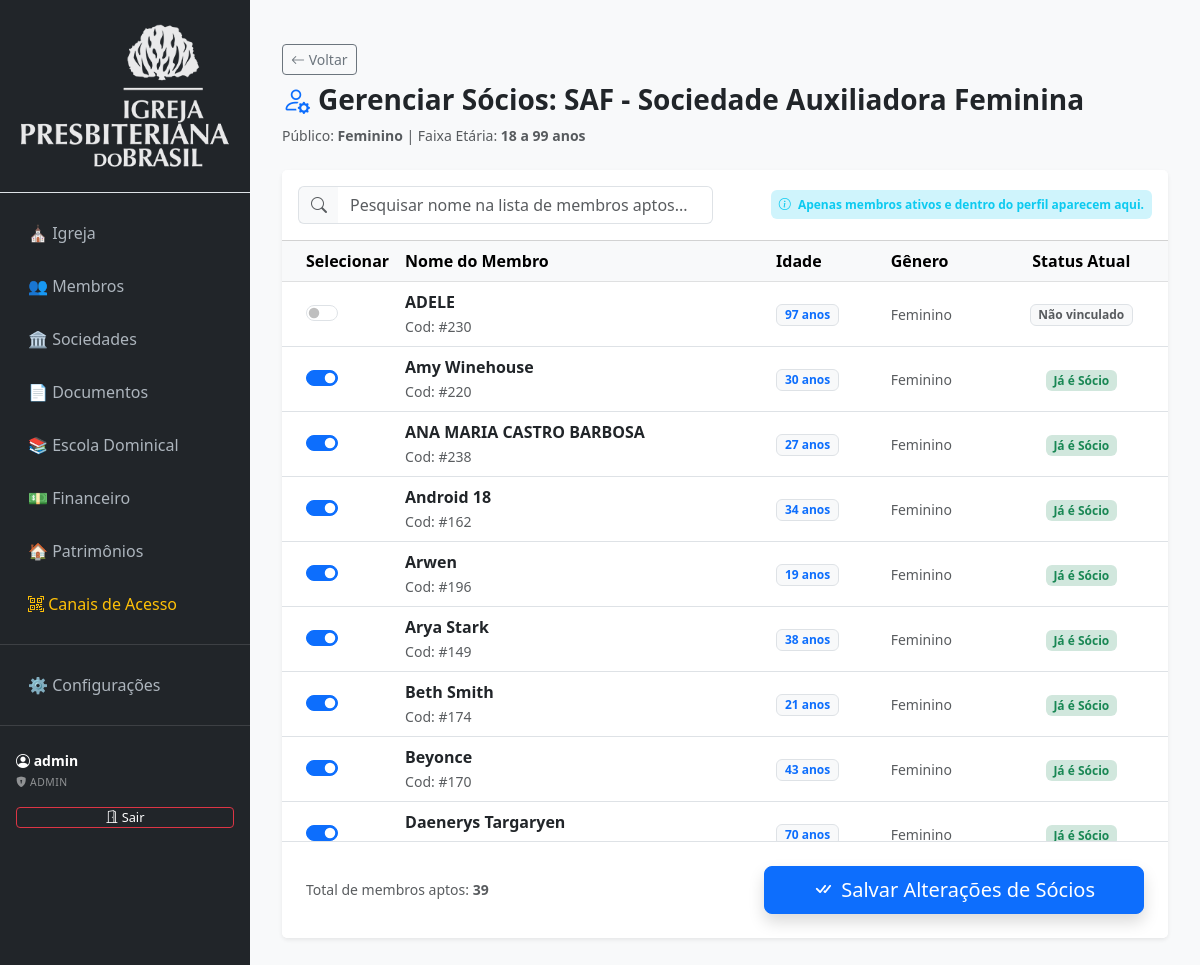
/sociedades/gerenciar/4 (signed in), run on the app's committed database.
### tables this page shows
CREATE TABLE `sociedades` (
  `sociedade_id` int(11) NOT NULL,
  `sociedade_igreja_id` int(11) DEFAULT NULL,
  `sociedade_nome` varchar(100) DEFAULT NULL,
  `sociedade_genero` varchar(20) DEFAULT 'Ambos',
  `sociedade_idade_min` int(11) DEFAULT 0,
  `sociedade_idade_max` int(11) DEFAULT 99,
  `sociedade_tipo` varchar(50) DEFAULT NULL,
  `sociedade_status` varchar(20) DEFAULT NULL,
  `sociedade_lider` int(11) DEFAULT NULL,
  `sociedade_senha` varchar(255) DEFAULT NULL,
  `sociedade_logo` varchar(255) DEFAULT NULL,
  `sociedade_banner_background` varchar(255) DEFAULT NULL,
  `sociedade_layout_config` longtext DEFAULT NULL
);

CREATE TABLE `membros` (
  `membro_id` int(11) NOT NULL,
  `membro_igreja_id` int(11) DEFAULT NULL,
  `membro_registro_interno` varchar(20) DEFAULT NULL,
  `membro_nome` varchar(150) DEFAULT NULL,
  `membro_data_nascimento` date DEFAULT NULL,
  `membro_genero` varchar(20) DEFAULT NULL,
  `membro_estado_civil` varchar(50) DEFAULT NULL,
  `membro_email` varchar(150) DEFAULT NULL,
  `membro_senha` varchar(255) DEFAULT NULL,
  `membro_telefone` varchar(20) DEFAULT NULL,
  `membro_data_batismo` date DEFAULT NULL,
  `membro_status` varchar(20) DEFAULT NULL,
  `membro_data_criacao` datetime DEFAULT NULL
);

### app/Controllers/SociedadesController.php (called while the page is built, shortened)
<?php
class SociedadesController extends Controller
{
    private $model;
    public function __construct()
    {
        $this->model = new Sociedade();
    }
	public function gerenciar($id = null)
	{
		$idIgreja = $_SESSION['usuario_igreja_id'];
		$sociedade = $this->model->getById($id, $idIgreja);
		$membrosAptos = $this->model->getMembrosAptos(
			$idIgreja,
			$sociedade['sociedade_genero'],
			$sociedade['sociedade_idade_min'],
			$sociedade['sociedade_idade_max'],
			$id
		);
        $this->view('sociedades/gerenciar', [
            'sociedade' => $sociedade,
            'membrosAptos' => $membrosAptos
        ]);
	}
}

### app/Core/Router.php (called while the page is built, shortened)
<?php
require_once __DIR__ . '/Autoload.php';
class Router
{
    public function run()
    {
        $url = $this->getUrl();
		$method = $url[1] ?? 'index';
        $params = array_slice($url, 2);
        $controller = new $controllerClass();
        call_user_func_array([$controller, $method], $params);
    }
    private function getUrl()
    {
        if (!empty($_GET['url'])) {
            $url = rtrim($_GET['url'], '/');
            $url = filter_var($url, FILTER_SANITIZE_URL);
            return explode('/', $url);
        }
        return [];
    }
}

### public/index.php (called while the page is built, shortened)
<?php
$config = require '../config/app.php';
require_once '../app/Core/Router.php';
$router = new Router();
$router->run();

### config/app.php (called while the page is built)
<?php
return [
    'base_path' => '/',
    'base_url' => 'http://ekklesia.local/'
];

### app/Helpers/url.php (called while the page is built, shortened)
<?php
function base_path()
{
    static $base = null;
    if ($base === null) {
        $config = require __DIR__ . '/../../config/app.php';
        $base = rtrim($config['base_path'], '/');
    }
    return $base;
}
function url($path = '')
{
    return base_path() . '/' . ltrim($path, '/');
}

### app/Core/Autoload.php (called while the page is built, shortened)
<?php
spl_autoload_register(function ($class) {
    $prefix = 'App\\';
    $base_dir = __DIR__ . '/../';
    $len = strlen($prefix);
    $relative_class = substr($class, $len);
    $file = $base_dir . str_replace('\\', '/', $relative_class) . '.php';
});
require_once __DIR__ . '/../Helpers/url.php';

### config/database.php (called while the page is built)
<?php
return [
    'host'   => '127.0.0.1',
    'port'   => '3306',
    'dbname' => 'EKKLESIA',
    'user'   => 'root',
    'pass'   => 'NovaSenhaForteAqui',
];

### app/Core/Database.php (called while the page is built, shortened)
<?php
class Database
{
    private static ?PDO $instance = null;
    public static function getInstance(): PDO
    {
        if (self::$instance === null) {
            $config = require __DIR__ . '/../../config/database.php';
            $dsn = "mysql:host={$config['host']};port={$config['port']};dbname={$config['dbname']};charset=utf8mb4";
            try {
                self::$instance = new PDO(
                    $dsn,
                    $config['user'],
                    $config['pass'],
                    [
                        PDO::ATTR_ERRMODE => PDO::ERRMODE_EXCEPTION,
                        PDO::ATTR_DEFAULT_FETCH_MODE => PDO::FETCH_ASSOC,
                        PDO::ATTR_EMULATE_PREPARES => false,
                        PDO::MYSQL_ATTR_INIT_COMMAND => "SET time_zone = '-03:00'"
                    ]
                );
            } catch (PDOException $e) {
                die("Erro ao conectar no banco: " . $e->getMessage());
            }
        }
        return self::$instance;
    }
}

### app/Models/Sociedade.php (called while the page is built, shortened)
<?php
class Sociedade
{
    private $db;
    public function __construct()
    {
        $this->db = Database::getInstance();
    }
	public function getById($id, $igrejaId)
	{
		$sql = "SELECT * FROM sociedades WHERE sociedade_id = ? AND sociedade_igreja_id = ?";
		$stmt = $this->db->prepare($sql);
		$stmt->execute([$id, $igrejaId]);
		return $stmt->fetch(\PDO::FETCH_ASSOC);
	}
	public function getMembrosAptos($igrejaId, $genero, $idadeMin, $idadeMax, $idSociedade)
	{
		$filtroGenero = ($genero === 'Ambos') ? "" : "AND membro_genero = '$genero'";
		$sql = "SELECT
					m.membro_id,
					m.membro_nome,
					m.membro_genero,
					TIMESTAMPDIFF(YEAR, m.membro_data_nascimento, CURDATE()) as idade,
					(SELECT COUNT(*) FROM sociedades_membros sm
					 WHERE sm.sociedade_membro_membro_id = m.membro_id
					 AND sm.sociedade_membro_sociedade_id = ?) as ja_pertence
				FROM membros m
				WHERE m.membro_igreja_id = ?
				AND m.membro_status = 'Ativo'
				$filtroGenero
				HAVING idade >= ? AND idade <= ?
				ORDER BY m.membro_nome ASC";
		$stmt = $this->db->prepare($sql);
		$stmt->execute([$idSociedade, $igrejaId, $idadeMin, $idadeMax]);
		return $stmt->fetchAll(\PDO::FETCH_ASSOC);
	}
}

### app/Views/paginas/sociedades/gerenciar.php (the view, shortened to what this page needs)
<div class="container-fluid py-4">
    <div class="d-flex justify-content-between align-items-center mb-4">
        <div>
            <a href="<?= url('sociedades') ?>" class="btn btn-sm btn-outline-secondary mb-2">
                <i class="bi bi-arrow-left"></i> Voltar
            </a>
            <h3 class="fw-bold text-dark">
                <i class="bi bi-person-gear me-2 text-primary"></i>Gerenciar Sócios: <?= $sociedade['sociedade_nome'] ?>
            </h3>
            <p class="text-muted small mb-0">
                Público: <strong><?= $sociedade['sociedade_genero'] ?></strong> |
                Faixa Etária: <strong><?= $sociedade['sociedade_idade_min'] ?> a <?= $sociedade['sociedade_idade_max'] ?> anos</strong>
            </p>
        </div>
    </div>
    <div class="card border-0 shadow-sm">
        <div class="card-header bg-white py-3">
            <div class="row align-items-center">
                <div class="col-md-6">
                    <div class="input-group">
                        <span class="input-group-text bg-light border-end-0"><i class="bi bi-search text-muted"></i></span>
                        <input type="text" id="buscaMembroApto" class="form-control border-start-0"
                               placeholder="Pesquisar nome na lista de membros aptos..." onkeyup="window.filtrarMembros()">
                    </div>
                </div>
                <div class="col-md-6 text-md-end">
                    <span class="badge bg-info-subtle text-info p-2">
                        <i class="bi bi-info-circle me-1"></i> Apenas membros ativos e dentro do perfil aparecem aqui.
                    </span>
                </div>
            </div>
        </div>
        <form action="<?= url('sociedades/vincularLote') ?>" method="POST">
            <div class="table-responsive" style="max-height: 600px;">
                <table class="table table-hover align-middle mb-0" id="tabelaAptos">
                    <thead class="table-light sticky-top">
                        <tr>
                            <th class="ps-4" width="80px">Selecionar</th>
                            <th>Nome do Membro</th>
                            <th>Idade</th>
                            <th>Gênero</th>
                            <th class="text-center">Status Atual</th>
                        </tr>
                    </thead>
                    <tbody>
                        <?php if (!empty($membrosAptos)): foreach ($membrosAptos as $m): ?>
                        <tr>
                            <td class="ps-4 text-center">
                                <div class="form-check form-switch">
                                    <input class="form-check-input" type="checkbox" name="membros_ids[]"
                                           value="<?= $m['membro_id'] ?>" <?= $m['ja_pertence'] ? 'checked' : '' ?>>
                                </div>
                            </td>
                            <td>
                                <div class="fw-bold text-dark"><?= $m['membro_nome'] ?></div>
                                <small class="text-muted">Cod: #<?= $m['membro_id'] ?></small>
                            </td>
                            <td>
                                <span class="badge bg-light text-primary border"><?= $m['idade'] ?> anos</span>
                            </td>
                            <td>
                                <span class="text-muted small"><?= $m['membro_genero'] ?></span>
                            </td>
                            <td class="text-center">
                                <?php if($m['ja_pertence']): ?>
                                    <span class="badge bg-success-subtle text-success">Já é Sócio</span>
                                <?php else: ?>
                                    <span class="badge bg-light text-muted border">Não vinculado</span>
                                <?php endif; ?>
                            </td>
                        </tr>
                        <?php endforeach; endif; ?>
                    </tbody>
                </table>
            </div>
            <div class="card-footer bg-white p-4 border-top">
                <div class="d-flex justify-content-between align-items-center">
                    <div class="text-muted small">
                        Total de membros aptos: <strong><?= count($membrosAptos) ?></strong>
                    </div>
                    <div>
                        <button type="submit" class="btn btn-primary btn-lg px-5 shadow">
                            <i class="bi bi-check-all me-2"></i>Salvar Alterações de Sócios
                        </button>
                    </div>
                </div>
            </div>
        </form>
    </div>
</div>

### data on the page
sociedades: sociedade_nome "SAF - Sociedade Auxiliadora Feminina", sociedade_genero "Feminino", sociedade_idade_min "18", sociedade_idade_max "99"
membros: membro_nome "ADELE", membro_id "230", idade "97", membro_genero "Feminino", shows "Não vinculado"
membros: membro_nome "Amy Winehouse", membro_id "220", idade "30", membro_genero "Feminino", shows "Já é Sócio"
membros: membro_nome "ANA MARIA CASTRO BARBOSA", membro_id "238", idade "27", membro_genero "Feminino", shows "Já é Sócio"
membros: membro_nome "Android 18", membro_id "162", idade "34", membro_genero "Feminino", shows "Já é Sócio"
membros: membro_nome "Arwen", membro_id "196", idade "19", membro_genero "Feminino", shows "Já é Sócio"
membros: membro_nome "Arya Stark", membro_id "149", idade "38", membro_genero "Feminino", shows "Já é Sócio"
membros: membro_nome "Beth Smith", membro_id "174", idade "21", membro_genero "Feminino", shows "Já é Sócio"
membros: membro_nome "Beyonce", membro_id "170", idade "43", membro_genero "Feminino", shows "Já é Sócio"
membros: membro_nome "Daenerys Targaryen", idade "70", membro_genero "Feminino", shows "Já é Sócio"

### other printed values
$_SESSION['usuario_nome'] "admin"
implode(' | ', $perfisUsuario) "ADMIN"
count($membrosAptos) "39"
